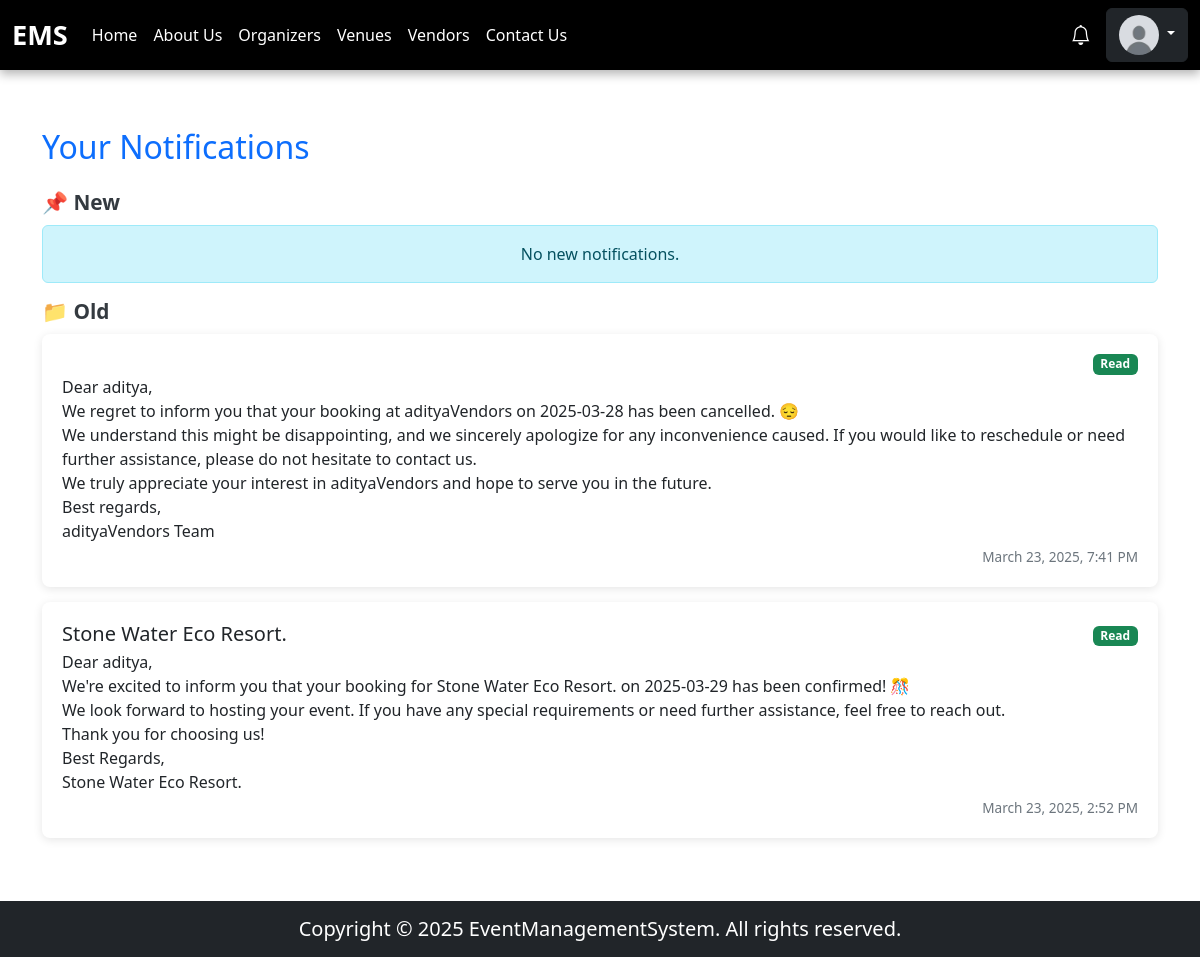
The page /pages/notifications.php (signed in) on the database its author committed.
### tables this page shows
CREATE TABLE `users` (
  `id` int(11) NOT NULL,
  `username` varchar(255) NOT NULL,
  `email` varchar(255) NOT NULL,
  `phone` varchar(20) NOT NULL,
  `password` varchar(255) NOT NULL,
  `location` varchar(255) NOT NULL,
  `role` enum('user','organizer','vendor','venue_owner') NOT NULL,
  `profile_picture` varchar(255) DEFAULT NULL,
  `created_at` timestamp NOT NULL DEFAULT current_timestamp()
);

CREATE TABLE `notifications` (
  `id` int(11) NOT NULL,
  `user_id` int(11) NOT NULL,
  `booking_id` int(11) NOT NULL,
  `booking_type` enum('venue','vendor') NOT NULL,
  `message` text NOT NULL,
  `status` enum('unread','read') NOT NULL DEFAULT 'unread',
  `created_at` timestamp NOT NULL DEFAULT current_timestamp()
);

CREATE TABLE `venues` (
  `id` int(11) NOT NULL,
  `owner_id` int(11) NOT NULL,
  `name` varchar(255) NOT NULL,
  `location` varchar(255) NOT NULL,
  `capacity` int(11) NOT NULL,
  `price_per_day` decimal(10,2) NOT NULL,
  `description` text DEFAULT NULL,
  `thumbnail` varchar(255) DEFAULT NULL,
  `manager_name` varchar(255) DEFAULT NULL,
  `manager_email` varchar(255) DEFAULT NULL,
  `manager_phone` varchar(20) DEFAULT NULL,
  `status` enum('pending','approved','rejected') DEFAULT 'pending',
  `created_at` timestamp NOT NULL DEFAULT current_timestamp(),
  `venue_used_for` varchar(255) NOT NULL
);

### pages/notifications.php (the view, shortened to what this page needs)
<?php
include("../database/databaseConnection.php");
$userId = $_SESSION['user_id'];
$notifQuery = "
    SELECT
        n.id,
        n.message,
        n.status,
        n.created_at,
        vb.venue_id,
        v.name AS venue_name,
        vdb.vendor_id,
        vd.business_name AS vendor_name
    FROM notifications AS n
    LEFT JOIN venue_bookings AS vb ON vb.id = n.booking_id
    LEFT JOIN venues AS v ON v.id = vb.venue_id
    LEFT JOIN vendor_bookings AS vdb ON vdb.id = n.booking_id
    LEFT JOIN vendors AS vd ON vd.id = vdb.vendor_id
    WHERE n.user_id = ?
    ORDER BY n.created_at DESC;
";
$notif_stmt = $conn->prepare($notifQuery);
$notif_stmt->bind_param("i", $userId);
$notif_stmt->execute();
$result = $notif_stmt->get_result();
$notifications = $result->fetch_all(MYSQLI_ASSOC);
?>
<!DOCTYPE html>
<html lang="en">
<head>
    <link rel="stylesheet" href="https://cdn.jsdelivr.net/npm/bootstrap@5.3.0/dist/css/bootstrap.min.css">
    <link rel="stylesheet" href="../public/styles/style.css">
</head>
<body>
    <?php include("../components/header.php") ?>
    <div class="container my-5">
        <h2 class="mb-4 text-primary">Your Notifications</h2>
        <h3 class="section-title">📌 New</h3>
        <?php
        $hasUnread = false;
        ?>
        <?php
        if (!$hasUnread) {
            echo '<div class="alert alert-info text-center" role="alert">No new notifications.</div>';
        }
        ?>
        <h3 class="section-title">📁 Old</h3>
        <?php
        foreach ($notifications as $notification) {
            if ($notification['status'] === 'read') {
                $source = $notification['venue_name'] ? $notification['venue_name'] : $notification['vendor_name'];
        ?>
                <div class="notification-card">
                    <div class="d-flex justify-content-between align-items-center">
                        <h5 class="mb-1"><?= htmlspecialchars($source) ?></h5>
                        <span class="badge bg-success status-badge">Read</span>
                    </div>
                    <p class="mb-1"><?= nl2br(htmlspecialchars($notification['message'])) ?></p>
                    <div class="text-end date-time">
                        <?= date("F j, Y, g:i A", strtotime($notification['created_at'])) ?>
                    </div>
                </div>
        <?php
            }
        }
        ?>
    </div>
    <?php include("../components/footer.php") ?>
</body>
</html>

### components/header.php (shortened to what this page needs)
<?php
include(__DIR__ . "/../database/databaseConnection.php");
$profilePic = "/EventManagementSystem/uploads/profilePics/default.png";
if (isset($_SESSION['user_id'])) {
    $user_id = $_SESSION['user_id'];
    $query = "SELECT profile_picture, role FROM users WHERE id = ?";
    $stmt = mysqli_prepare($conn, $query);
    mysqli_stmt_bind_param($stmt, "i", $user_id);
    mysqli_stmt_execute($stmt);
    $result = mysqli_stmt_get_result($stmt);
    if ($row = mysqli_fetch_assoc($result)) {
        if (!empty($row['profile_picture'])) {
            $profilePic = $row['profile_picture'];
        }
    }
}
?>
<!DOCTYPE html>
<html lang="en">
<head>
    <link href="https://cdn.jsdelivr.net/npm/bootstrap@5.3.0/dist/css/bootstrap.min.css" rel="stylesheet">
    <link rel="stylesheet" href="https://cdn.jsdelivr.net/npm/bootstrap-icons/font/bootstrap-icons.css">
</head>
<body>
<nav class="navbar navbar-expand-lg navbar-dark">
    <div class="container-fluid">
        <a class="navbar-brand" href="/EventManagementSystem/">EMS</a>
        <div class="collapse navbar-collapse" id="navbarNav">
            <ul class="navbar-nav me-auto">
                <li class="nav-item"><a class="nav-link" href="/EventManagementSystem/">Home</a></li>
                <li class="nav-item"><a class="nav-link" href="/EventManagementSystem/pages/aboutus.php">About Us</a></li>
                <li class="nav-item"><a class="nav-link" href="/EventManagementSystem/pages/organizers/organizers.php">Organizers</a></li>
                <li class="nav-item"><a class="nav-link" href="/EventManagementSystem/pages/venue/venues.php">Venues</a></li>
                <li class="nav-item"><a class="nav-link" href="/EventManagementSystem/pages/vendors/vendors.php">Vendors</a></li>
                <li class="nav-item"><a class="nav-link" href="/EventManagementSystem/pages/contactUs.php">Contact Us</a></li>
            </ul>
            <?php if (!isset($_SESSION['user_id'])): ?>
                <div class="d-flex">
                    <a href="/EventManagementSystem/pages/login.php" class="btn btn-outline-light me-2">Login</a>
                    <a href="/EventManagementSystem/pages/register.php" class="btn btn-warning">Register</a>
                </div>
            <?php else: ?>
                <div class="d-flex align-items-center">
                    <a href="/EventManagementSystem/pages/notifications.php" class="notification-icon">
                        <i class="bi bi-bell"></i>
                    </a>
                    <div class="dropdown">
                        <button class="btn btn-dark dropdown-toggle" type="button" data-bs-toggle="dropdown" aria-expanded="false">
                            <img src="<?php echo htmlspecialchars($profilePic, ENT_QUOTES, 'UTF-8'); ?>" alt="Profile Picture" class="profile-pic">
                        </button>
                    </div>
                </div>
            <?php endif; ?>
        </div>
    </div>
</nav>
</body>
</html>

### public/styles/style.css (style rules this page uses)
html, body { height: 100%; display: flex; flex-direction: column; }

### pages/notifications.php (style rules this page uses)
body { background-color: #f8f9fa; }
.notification-card { background: #fff; border-radius: 8px; box-shadow: 0 2px 10px rgba(0, 0, 0, 0.1); padding: 20px; margin-bottom: 15px; transition: 0.3s; }
.status-badge { font-size: 0.85rem; font-weight: bold; }
.date-time { font-size: 0.85rem; color: #6c757d; }
.section-title { font-size: 1.3rem; font-weight: bold; margin-bottom: 10px; color: #343a40; }

### components/header.php (style rules this page uses)
.navbar { position: fixed; top: 0; width: 100%; z-index: 1000; background: #000; box-shadow: 0 4px 10px rgba(0, 0, 0, 0.3); }
.navbar-brand { font-size: 1.7rem; font-weight: bold; color: white; }
.navbar-nav .nav-link { color: white; }
.profile-pic { width: 40px; height: 40px; border-radius: 50%; }
.notification-icon { position: relative; display: inline-block; color: white; font-size: 20px; margin-right: 15px; cursor: pointer; }

### rows shown on the page
users: profile_picture (placeholder picture)
notifications: message "Dear aditya, We regret to inform you that your booking at adityaVendors on 2025-03-28 has been cancelled. 😔 We understand this might be disappointing, and we sincerely apologize for any inconvenience caused. If you would like to reschedule or need further assistance, please do not hesitate to contact us. We truly appreciate your interest in adityaVendors and hope to serve you in the future. Best regards, adityaVendors Team", created_at "March 23, 2025, 7:41 PM"
notifications: venues.name "Stone Water Eco Resort.", message "Dear aditya, We're excited to inform you that your booking for Stone Water Eco Resort. on 2025-03-29 has been confirmed! 🎊 We look forward to hosting your event. If you have any special requirements or need further assistance, feel free to reach out. Thank you for choosing us! Best Regards, Stone Water Eco Resort.", created_at "March 23, 2025, 2:52 PM"
